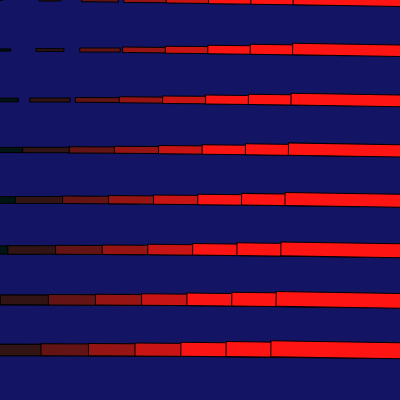
Frame 1 (no input)
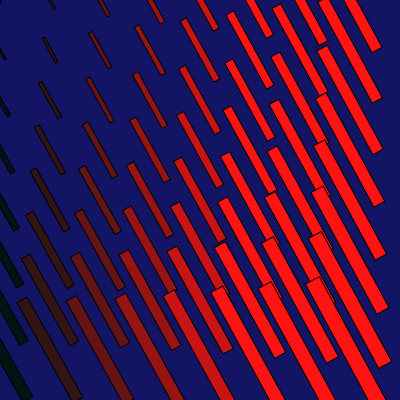
Frame 60 (no input)
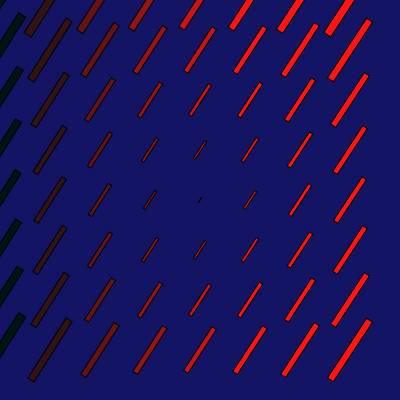
Frame 120 (the mouse pressed at the canvas centre since frame 60)

The p5.js sketch that drew these frames (run headless with seeded random() and noise() and a simulated clock; from frame 60 on, the mouse is pressed at the canvas centre):

// p5.js sketch
// ── sketch.js
let x;
let y;
function setup() {
  createCanvas(400, 400);
  x=0;
  y=0;
}

function draw() {
  background(20,20,100);
//   push();
//   rectMode(CENTER);
//   translate(width/2,height/2);
//   rotate(PI/4+x);
//   x+=PI/80;
//   rect(0,0,100);
//   pop();
  
 
//   noFill();
//   push();
//   rectMode(CENTER);
//   translate(width/4,height/4);
//   rotate(PI/2+y);
//   y=y-PI/50;
//   rect(0,0,150);
//   pop();
  
  for(let a=0;a<width; a+=50){
  
  for(let b=0; b<height; b+=50){
    let d=dist(mouseX,mouseY,a,b);
    let f=map(d,0,sqrt(width**2+height**2),0.1,3); 
    fill(a,20,20) ;

  push();
  rectMode(CENTER);
  translate(a,b);
  rotate(x);
  
  rect(0,0,60*f,6*f);
  pop();

    }

  x+=PI/1400;

  }
  
  

}
